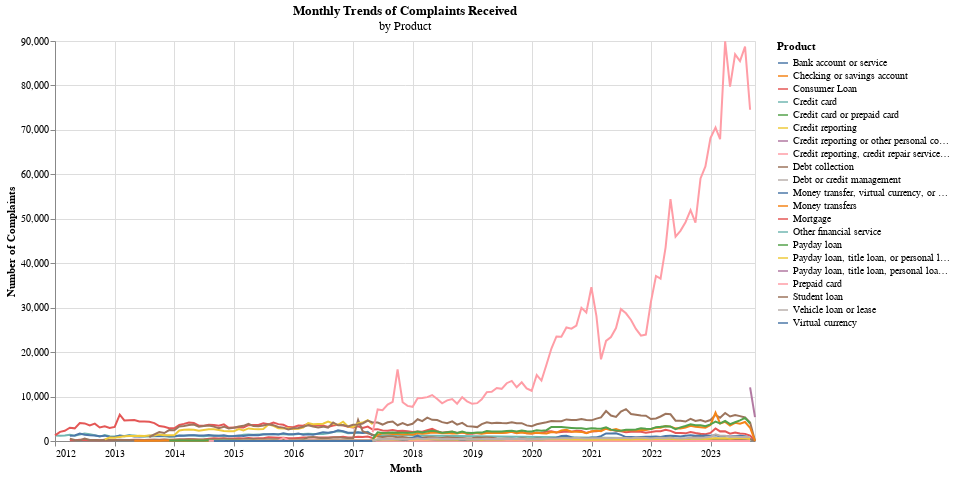

This figure's notebook cell:
### Markdown cell above
Monthly Trends of Complaints Received by a specific product (interactive)

### Code cell
# Create a dropdown selection for products
product_selection = alt.selection_single(
    name='Select',
    fields=['Product'],
    bind=alt.binding_select(options=data['Product'].unique()),

)

# Group by month and count the complaints for all products
monthly_product_grouped = data.groupby([pd.Grouper(key='Date received', freq='M'), 'Product']).size().reset_index(name='Count')

# Create the Altair chart
chart = alt.Chart(monthly_product_grouped).mark_line().encode(
    x=alt.X('Date received:T', title='Month'),
    y=alt.Y('Count:Q', title='Number of Complaints'),
    tooltip=['Date received:T', 'Count:Q'],
    color='Product:N'
).transform_filter(product_selection).properties(
    title=alt.TitleParams(text='Monthly Trends of Complaints Received', subtitle='by Product'),
    width=700,
    height=400
).add_selection(product_selection)

chart

### Figure 1 — Vega-Lite specification as saved in the notebook (floating-point values rounded to 4 significant figures; data arrays with more than 128 entries replaced by an {"elided": "..."} marker saying what was removed)
{"config": {"view": {"continuousWidth": 400, "continuousHeight": 300}}, "data": {"name": "data-dfdbd85d0dadb336d77a8002a2cb11f5"}, "mark": "line", "encoding": {"color": {"field": "Product", "type": "nominal"}, "tooltip": [{"field": "Date received", "type": "temporal"}, {"field": "Count", "type": "quantitative"}], "x": {"field": "Date received", "title": "Month", "type": "temporal"}, "y": {"field": "Count", "title": "Number of Complaints", "type": "quantitative"}}, "height": 400, "params": [{"name": "Select", "select": {"type": "point", "fields": ["Product"]}, "bind": {"input": "select", "options": ["Payday loan, title loan, or personal loan", "Credit reporting, credit repair services, or other personal consumer reports", "Credit card or prepaid card", "Debt collection", "Student loan", "Checking or savings account", "Mortgage", "Credit reporting or other personal consumer reports", "Credit card", "Vehicle loan or lease", "Money transfer, virtual currency, or money service", "Payday loan, title loan, personal loan, or advance loan", "Prepaid card", "Debt or credit management", "Payday loan", "Credit reporting", "Consumer Loan", "Bank account or service", "Money transfers", "Other financial service", "Virtual currency"]}}], "title": {"text": "Monthly Trends of Complaints Received", "subtitle": "by Product"}, "transform": [{"filter": {"param": "Select"}}], "width": 700, "$schema": "https://vega.github.io/schema/vega-lite/v5.2.0.json", "datasets": {"data-dfdbd85d0dadb336d77a8002a2cb11f5": {"elided": "1288 records"}}}
